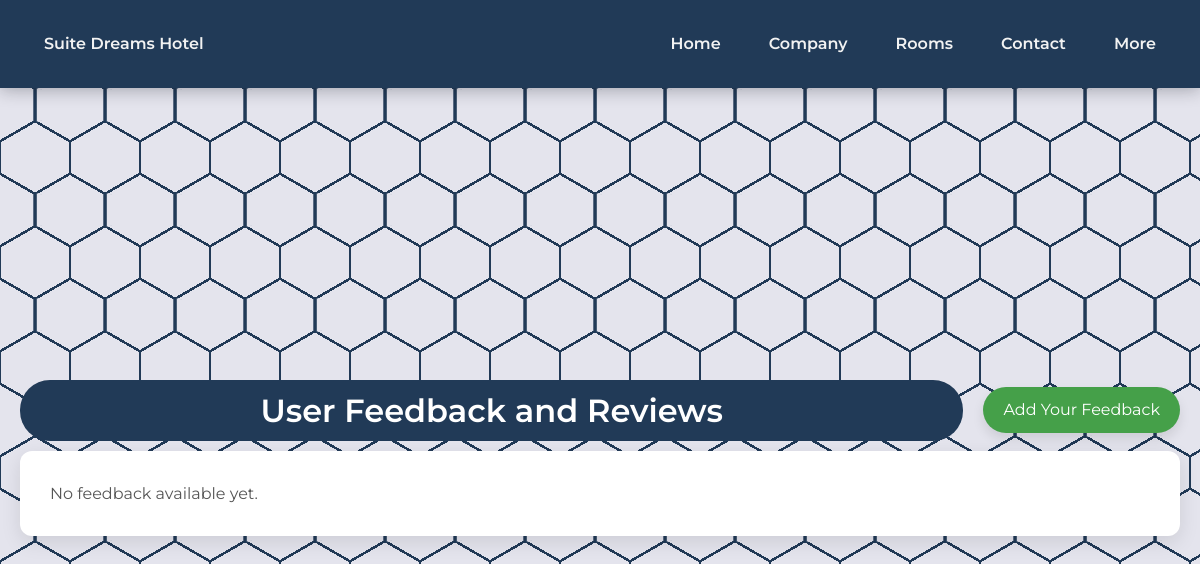
The page /reviews/ on the database as committed earlier.
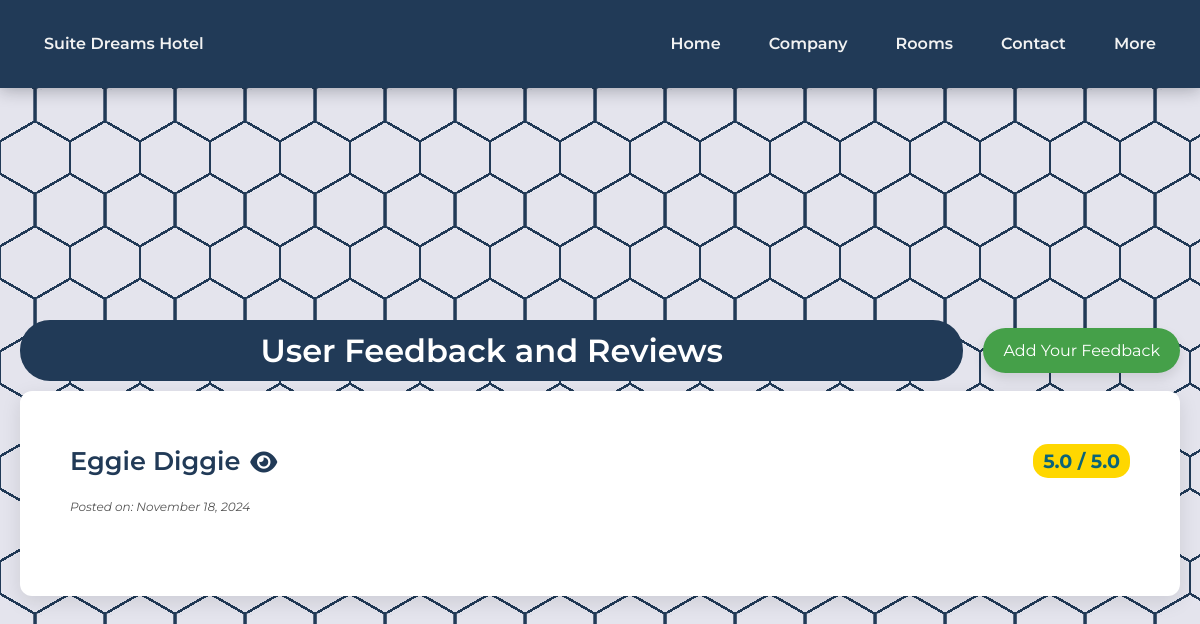
The same page on the database as committed later.
### app/models.py (models this page shows, shortened)
class Feedback(models.Model):
    user = models.ForeignKey(User, on_delete=models.CASCADE)
    rating = models.DecimalField(
        max_digits=3,
        decimal_places=1,
        validators=[MinValueValidator(Decimal('1.0')), MaxValueValidator(Decimal('5.0'))]
    )
    comments = models.TextField(null=True, blank=True)
    created_at = models.DateTimeField(auto_now_add=True)

class User(models.Model):
    name = models.CharField(max_length=30, null=True, blank=True)
    username = models.CharField(max_length=150, unique=True, default='')
    email = models.EmailField(unique=True)
    password = models.CharField(max_length=128)
    created_at = models.DateTimeField(auto_now_add=True)

### app/views.py (the view)
# urls.py: path('reviews/', FeedbackListView.as_view(), name='feedback_list'),
class FeedbackListView(ListView):
    model = Feedback
    template_name = 'app/feedback.html'
    context_object_name = 'feedbacks'
    paginate_by = 3
    queryset = Feedback.objects.all().order_by('-created_at')

### app/templates/app/feedback.html (shortened to what this page needs)
{% load static %}
<link rel="stylesheet" href="https://cdnjs.cloudflare.com/ajax/libs/font-awesome/6.0.0-beta3/css/all.min.css">
<link rel="stylesheet" type="text/css" href="{% static '/css/feedback.css' %}">
{% block content %}
    <header>
        {% include 'app/navbar.html' %}
    </header>
    <section class="feedback-container">
        <div class="add-feedback">
            <h1 class="main-title">User Feedback and Reviews</h1>
             <a href="{% url 'add-feedback' %}" class="btn btn-primary">Add Your Feedback</a>
        </div>
        <div class="reviews">
            {% for feedback in feedbacks %}
            <div class="review">
                <div class="review-header">
                    <div class="review-header-left">
                        <h3>{{ feedback.user.name }}</h3>
                        <button class="toggle-comments-btn"><i class="fas fa-eye"></i></button>
                    </div>
                    <div class="review-header-right">
                        <span class="rating"> {{ feedback.rating }} / 5.0</span>
                    </div>
                </div>
                <div class="review-footer">
                    <small>Posted on: {{ feedback.created_at|date:"F j, Y" }}</small>
                </div>
            </div>
            {% empty %}
            <p>No feedback available yet.</p>
            {% endfor %}
        </div>
    </section>
{% endblock %}

Rows that differ between the two databases and show on the page:
added Feedback: user.name "Eggie Diggie", rating "5.0", created_at "November 18, 2024"
Other text that changed with them:
text no longer shown: "No feedback available yet."
